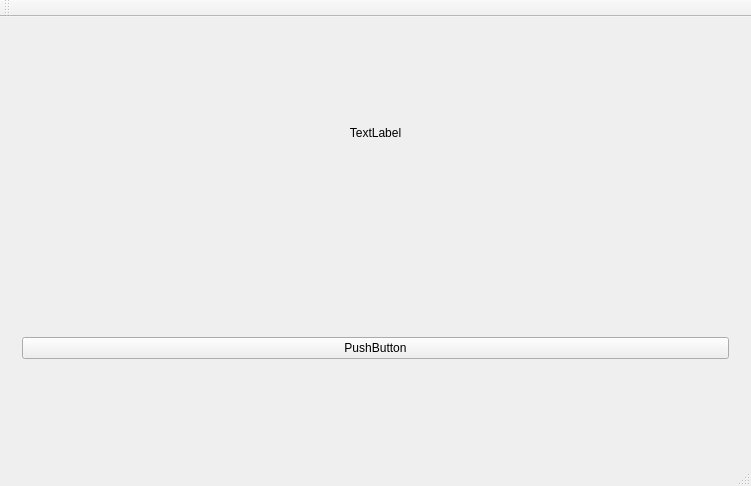
<?xml version="1.0" encoding="UTF-8"?>
<ui version="4.0">
 <class>MainWindow</class>
 <widget class="QMainWindow" name="MainWindow">
  <property name="geometry">
   <rect>
    <x>0</x>
    <y>0</y>
    <width>751</width>
    <height>486</height>
   </rect>
  </property>
  <property name="windowTitle">
   <string>MainWindow</string>
  </property>
  <widget class="QWidget" name="centralWidget">
   <layout class="QHBoxLayout" name="horizontalLayout_2">
    <item>
     <layout class="QVBoxLayout" name="verticalLayout_2">
      <item>
       <widget class="QWidget" name="widget" native="true">
        <layout class="QHBoxLayout" name="horizontalLayout">
         <item>
          <widget class="QLabel" name="label">
           <property name="text">
            <string>TextLabel</string>
           </property>
           <property name="alignment">
            <set>Qt::AlignCenter</set>
           </property>
          </widget>
         </item>
        </layout>
       </widget>
      </item>
      <item>
       <widget class="QWidget" name="widget_2" native="true">
        <layout class="QVBoxLayout" name="verticalLayout">
         <item>
          <widget class="QPushButton" name="pushButton">
           <property name="text">
            <string>PushButton</string>
           </property>
          </widget>
         </item>
        </layout>
       </widget>
      </item>
     </layout>
    </item>
   </layout>
  </widget>
  <widget class="QMenuBar" name="menuBar">
   <property name="geometry">
    <rect>
     <x>0</x>
     <y>0</y>
     <width>751</width>
     <height>26</height>
    </rect>
   </property>
  </widget>
  <widget class="QToolBar" name="mainToolBar">
   <attribute name="toolBarArea">
    <enum>TopToolBarArea</enum>
   </attribute>
   <attribute name="toolBarBreak">
    <bool>false</bool>
   </attribute>
  </widget>
  <widget class="QStatusBar" name="statusBar"/>
 </widget>
 <layoutdefault spacing="6" margin="11"/>
 <resources/>
 <connections/>
</ui>
